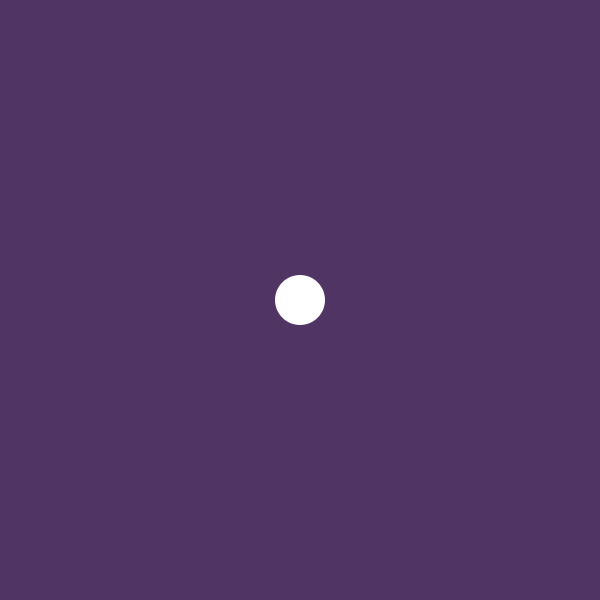
Frame 1 (no input)
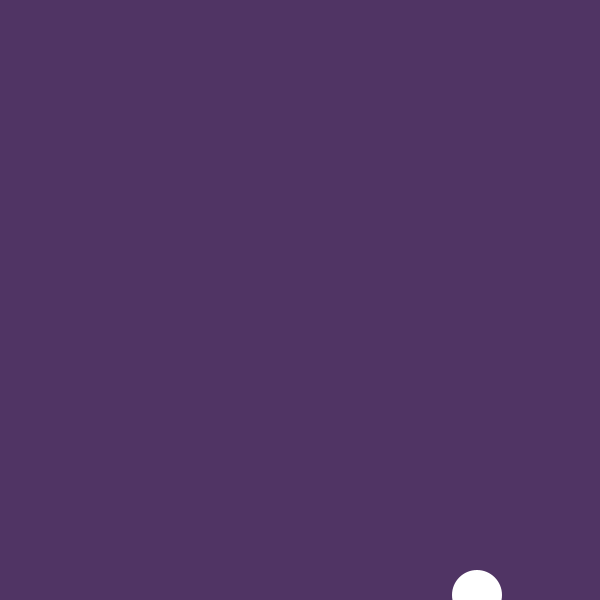
Frame 60 (the mouse pressed at the canvas centre just before this capture)
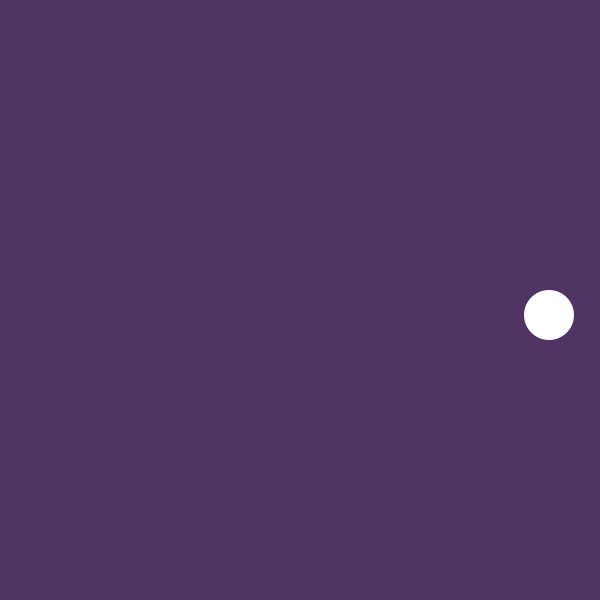
Frame 120 (the mouse held since frame 60 and released just before this capture)

The Processing sketch that drew these frames (run headless with seeded random() and noise(); from frame 60 on, the mouse is pressed at the canvas centre):

// Processing sketch: pong1
// ── pong1.pde
// create some variables
// float x = 300 means create a variable of type float,
// named 'x' and give it a value of 300
float x = 300;
float y = 300;

// how fast the pong ball moves
float xSpeed = 3;
float ySpeed = 5;

void setup() {
  size(600, 600);
  noStroke();
}

void draw() {
  // erase background
  background(80, 52, 100);
  
  // draw pongball
  ellipse(x, y, 50, 50);

  // increase x and y
  x = x + xSpeed;
  y = y + ySpeed;

  // conditional logic!
  // if pongball x has gone off screen right...
  if (x > width) {
    // reverse the xspeed
    xSpeed = xSpeed * -1;
  }
  // if pongball has gone off the left side of the screen
  if (x < 0) {
    xSpeed = xSpeed * -1;
  }
  // if pongball hits bottom of screen
  if(y > height) {
    ySpeed = ySpeed * -1;
  }
  // if pongball hits top of screen
  if(y < 0) {
    ySpeed = ySpeed * -1;
  }
}
